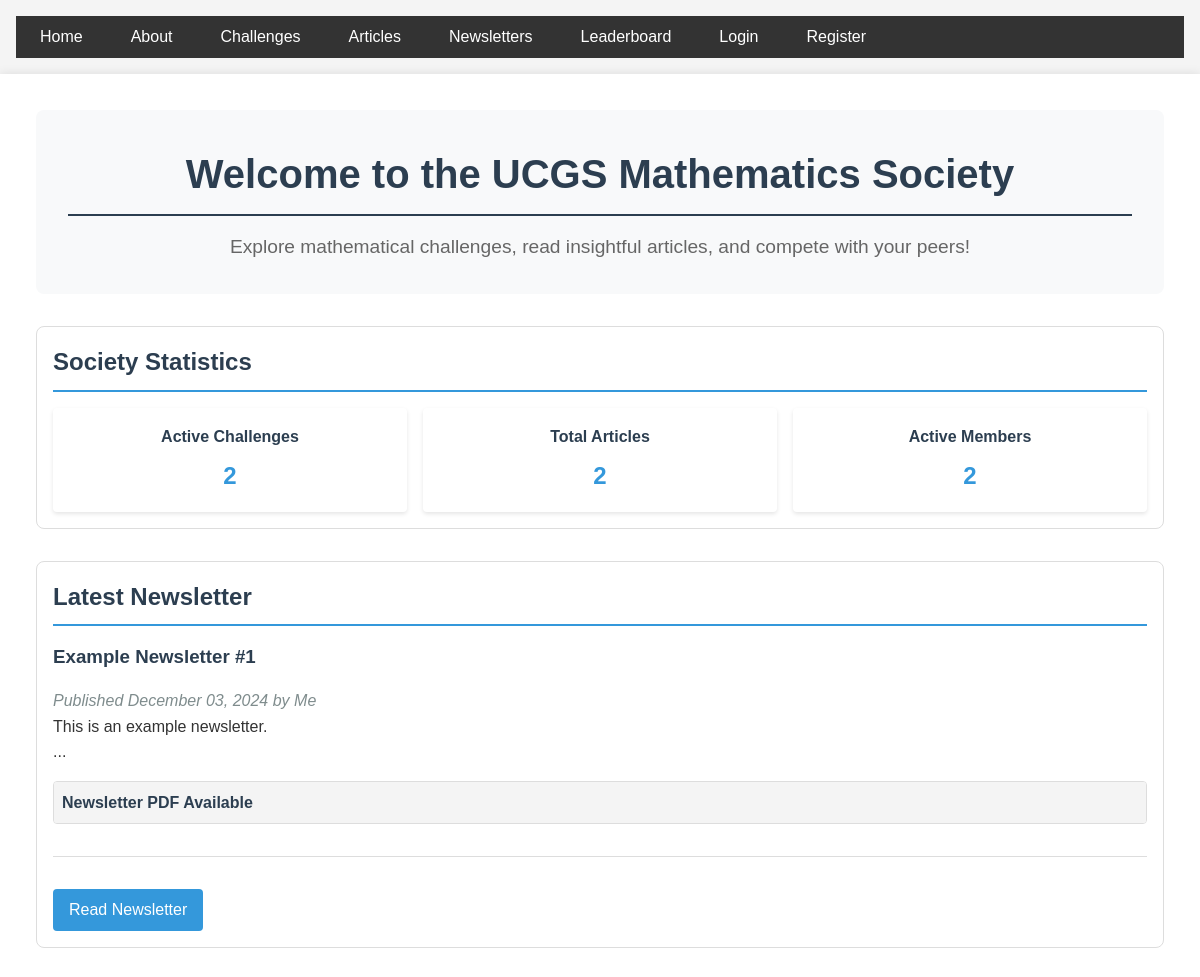
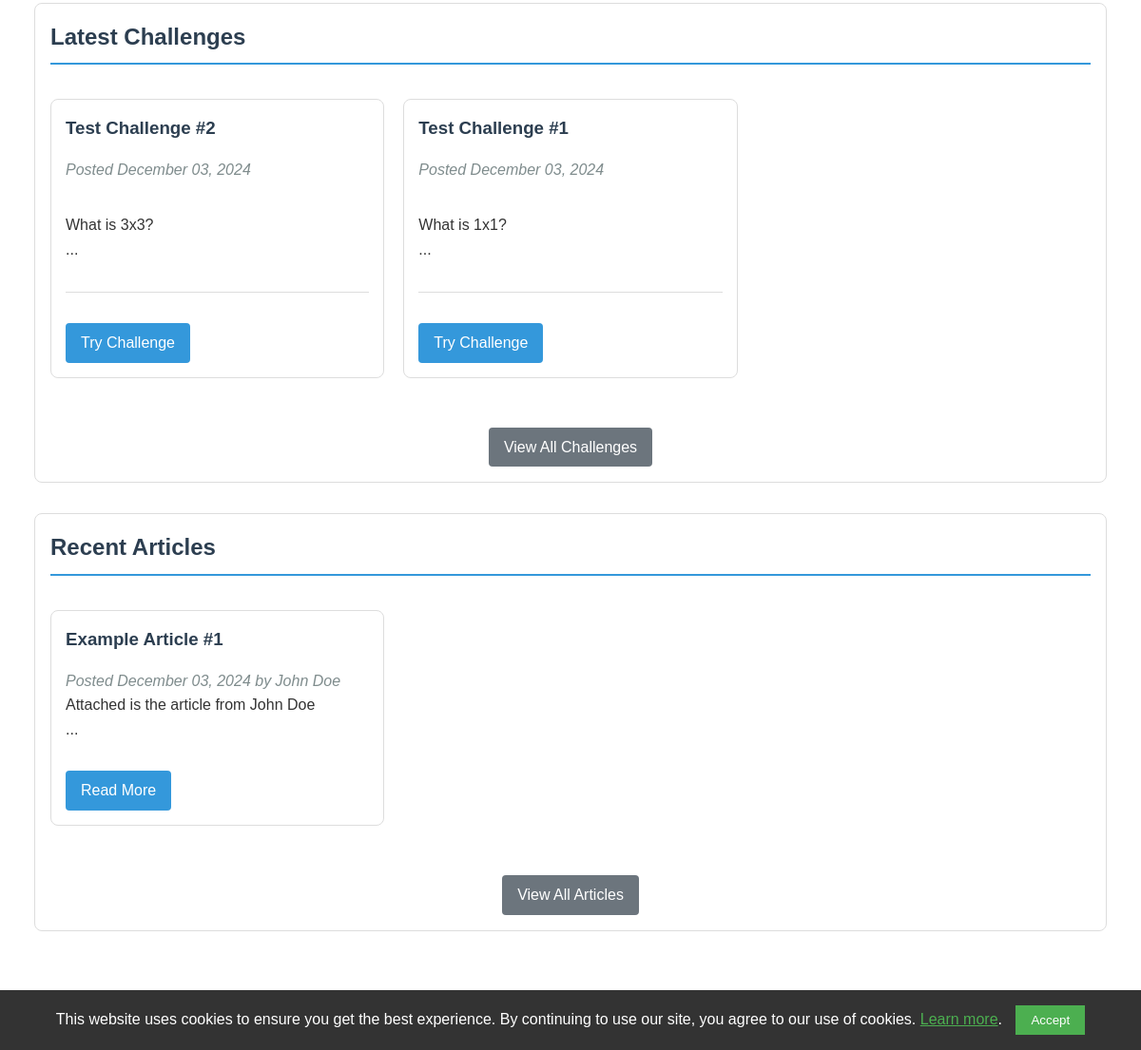
/index, run on the app's committed database (2 pictures, top to bottom).
### app/models.py (models this page shows, shortened)
class Article(db.Model):
    id = db.Column(db.Integer, primary_key=True)
    title = db.Column(db.String(100), nullable=False)
    file_url = db.Column(db.String(255))  # This will store the PDF file path
    content = db.Column(db.Text, nullable=False)
    named_creator = db.Column(db.String(100), nullable=True)
    date_posted = db.Column(db.DateTime, nullable=False, default=datetime.utcnow)
    user_id = db.Column(db.Integer, db.ForeignKey('user.id'), nullable=False)
    type = db.Column(db.String(20), default='article', nullable=False)

class Challenge(db.Model):
    id = db.Column(db.Integer, primary_key=True, autoincrement=True)
    title = db.Column(db.String(100), nullable=False)
    content = db.Column(db.Text, nullable=False)
    date_posted = db.Column(db.DateTime, nullable=False, default=datetime.utcnow)
    file_url = db.Column(db.String(100))
    key_stage = db.Column(db.String(3), nullable=False)
    answer_boxes = db.relationship('ChallengeAnswerBox', backref='challenge', lazy=True, cascade='all, delete-orphan')
    submissions = db.relationship('AnswerSubmission', backref='challenge', lazy=True)
    first_correct_submission = db.Column(db.DateTime)

### app/main/routes.py (the view)
@bp.route('/')
@bp.route('/index')
def index():
    try:
        challenges = Challenge.query
        articles = Article.query
        leaderboard_entries = LeaderboardEntry.query
        recent_challenges = Challenge.query.order_by(
                Challenge.date_posted.desc()
            ).limit(3).all()
        recent_articles = Article.query.filter_by(
            type='article'
        ).order_by(Article.date_posted.desc()).limit(3).all()
        top_performers = LeaderboardEntry.query.order_by(
            LeaderboardEntry.score.desc()
        ).limit(5).all()
        latest_newsletter = Article.query.filter_by(
            type='newsletter'
        ).order_by(Article.date_posted.desc()).first()
        return render_template('index.html',
                            challenges=challenges,
                            articles=articles,
                            leaderboard_entries=leaderboard_entries,
                            recent_challenges=recent_challenges,
                            recent_articles=recent_articles,
                            top_performers=top_performers,
                            latest_newsletter=latest_newsletter)
    except SQLAlchemyError as e:
        current_app.logger.error(f"Database error in index route: {str(e)}")
        flash("An error occurred while loading the homepage.", "error")
        return redirect(url_for('main.about'))

### app/templates/index.html (shortened to what this page needs)
{% extends "base.html" %}
{% block content %}
<div class="container home-page">
    <header class="hero-section">
        <h1>Welcome to the UCGS Mathematics Society</h1>
        <p class="hero-subtitle">Explore mathematical challenges, read insightful articles, and compete with your peers!</p>
    </header>
<section class="stats-overview section-container">
    <h2 class="section-title">Society Statistics</h2>
    <div class="stats-grid">
        <div class="stats-card">
            <h3>Active Challenges</h3>
            <p class="stats-number">{{ challenges.count() if challenges else 0 }}</p>
        </div>
        <div class="stats-card">
            <h3>Total Articles</h3>
            <p class="stats-number">{{ articles.count() if articles else 0 }}</p>
        </div>
        <div class="stats-card">
            <h3>Active Members</h3>
            <p class="stats-number">{{ leaderboard_entries.count() if leaderboard_entries else 0 }}</p>
        </div>
    </div>
</section>
<section class="newsletter-preview section-container">
    <h2 class="section-title">Latest Newsletter</h2>
    {% if latest_newsletter %}
    <div class="newsletter-card">
        <h3>{{ latest_newsletter.title }}</h3>
        <p class="meta">
            Published {{ latest_newsletter.date_posted.strftime('%B %d, %Y') }}
            {% if latest_newsletter.named_creator %}
            by {{ latest_newsletter.named_creator }}
            {% endif %}
        </p>
        <p class="newsletter-excerpt">{{ latest_newsletter.content[:200] | safe }}...</p>
        {% if latest_newsletter.file_url %}
        <div class="pdf-preview">
            <h3>Newsletter PDF Available</h3>
        </div>
        {% endif %}
        <div class="challenge-actions">
            <a href="{{ url_for('main.newsletter', id=latest_newsletter.id) }}" class="button">Read Newsletter</a>
        </div>
    </div>
    {% else %}
    <p>No newsletters available at this time.</p>
    {% endif %}
</section>
<section class="recent-challenges section-container">
    <h2 class="section-title">Latest Challenges</h2>
    <div class="challenge-grid">
        {% for challenge in recent_challenges %}
        <div class="challenge-card">
            <h3>{{ challenge.title }}</h3>
            <p class="meta">Posted {{ challenge.date_posted.strftime('%B %d, %Y') }}</p>
            <p class="challenge-content">{{ challenge.content[:150] | safe  }}...</p>
            <div class="challenge-actions">
                <a href="{{ url_for('main.challenge', challenge_id=challenge.id) }}" class="button">Try Challenge</a>
            </div>
        </div>
        {% endfor %}
    </div>
    <div class="view-all-container">
        <a href="{{ url_for('main.challenges') }}" class="button-secondary">View All Challenges</a>
    </div>
</section>
<section class="recent-articles section-container">
    <h2 class="section-title">Recent Articles</h2>
    <div class="article-grid">
        {% for article in recent_articles %}
        <div class="article-card">
            <h3>{{ article.title }}</h3>
            <p class="meta">
                Posted {{ article.date_posted.strftime('%B %d, %Y') }}
                {% if article.named_creator %}
                by {{ article.named_creator }}
                {% endif %}
            </p>
            <p class="article-excerpt">{{ article.content[:150] | safe  }}...</p>
            <div class="article-actions">
                <a href="{{ url_for('main.article', id=article.id) }}" class="button">Read More</a>
            </div>
        </div>
        {% endfor %}
    </div>
    <div class="view-all-container">
        <a href="{{ url_for('main.articles') }}" class="button-secondary">View All Articles</a>
    </div>
</section>
</div>
{% endblock %}

### app/static/css/main.css (style rules this page uses)
* { margin: 0; padding: 0; box-sizing: border-box; }
body { font-family: Arial, sans-serif; line-height: 1.6; color: #333; background-color: #f4f4f4; }
header, main, footer { padding: 1rem; }
h1, h2, h3 { margin-bottom: 1rem; color: #2c3e50; }
h1 { font-size: 2.5rem; border-bottom: 2px solid #2c3e50; padding-bottom: 0.5rem; }
a { color: #3498db; text-decoration: none; }
.button { display: inline-block; padding: 0.5rem 1rem; background-color: #3498db; color: #fff; text-decoration: none; border-radius: 4px; transition: background-color 0.3s; margin-top: 1rem; }
.challenge-grid { display: grid; grid-template-columns: repeat(auto-fill, minmax(300px, 1fr)); gap: 20px; padding: 20px 0; }
.challenge-card { border: 1px solid #ddd; border-radius: 8px; padding: 15px; transition: transform 0.2s, box-shadow 0.2s; }
.challenge-actions { display: flex; gap: 10px; margin-top: 15px; }
.challenge-content { white-space: pre-wrap; word-wrap: break-word; overflow-wrap: break-word; }
.meta { color: #7f8c8d; font-style: italic; }
.challenge-content { margin-bottom: 2rem; }
.button-secondary { background-color: #6c757d; color: #fff; padding: 0.5rem 1rem; border: none; border-radius: 4px; cursor: pointer; text-decoration: none; display: inline-block; transition: background-color 0.3s; margin-top: 1rem; }
.challenge-actions { display: flex; gap: 1rem; margin-top: 2rem; padding-top: 1rem; border-top: 1px solid #ddd; }
.challenge-actions { margin-top: 2rem; display: flex; gap: 1rem; justify-content: flex-start; }
.article-grid { display: grid; grid-template-columns: repeat(auto-fill, minmax(300px, 1fr)); gap: 20px; padding: 20px 0; }
.article-card { border: 1px solid #ddd; padding: 15px; border-radius: 8px; transition: transform 0.2s, box-shadow 0.2s; }
.article-actions { display: flex; gap: 10px; margin-top: 15px; }
.pdf-preview { margin-top: 1rem; border: 1px solid #ddd; border-radius: 4px; overflow: hidden; }
.pdf-preview h3 { background-color: #f4f4f4; padding: 0.5rem; margin: 0; font-size: 1rem; }
.home-page { max-width: 1200px; margin: 0 auto; padding: 20px; }
.hero-section { text-align: center; margin-bottom: 2rem; padding: 2rem; background-color: #f8f9fa; border-radius: 8px; }
.hero-subtitle { font-size: 1.2rem; color: #666; }
.section-container { margin-bottom: 2rem; padding: 1rem; border: 1px solid #ddd; border-radius: 8px; background-color: #fff; }
.section-title { border-bottom: 2px solid #3498db; padding-bottom: 0.5rem; margin-bottom: 1rem; }
.view-all-container { text-align: center; margin-top: 1rem; }
.stats-grid { display: grid; grid-template-columns: repeat(3, 1fr); gap: 1rem; }
.stats-card .stats-number { font-size: 1.5rem; font-weight: bold; color: #3498db; text-align: center; }
.stats-grid { display: grid; grid-template-columns: repeat(auto-fit, minmax(200px, 1fr)); gap: 1rem; margin-top: 1rem; }
.stats-card { background-color: #fff; padding: 1rem; border-radius: 4px; box-shadow: 0 2px 4px rgba(0,0,0,0.1); text-align: center; }
.stats-card h3 { color: #2c3e50; font-size: 1rem; margin-bottom: 0.5rem; }
.stats-card p { font-size: 1.5rem; font-weight: bold; color: #3498db; }

### data on the page
Article: title "Example Newsletter #1", date_posted "December 03, 2024", named_creator "Me", content "This is an example newsletter."
Challenge: title "Test Challenge #2", date_posted "December 03, 2024", content "What is 3x3?"
Challenge: title "Test Challenge #1", date_posted "December 03, 2024", content "What is 1x1?"
Article: title "Example Article #1", date_posted "December 03, 2024", named_creator "John Doe", content "Attached is the article from John Doe"

### other printed values
{{ challenges.count() if challenges else 0 }} "2"
{{ articles.count() if articles else 0 }} "2"
{{ leaderboard_entries.count() if leaderboard_entries else 0 }} "2"
